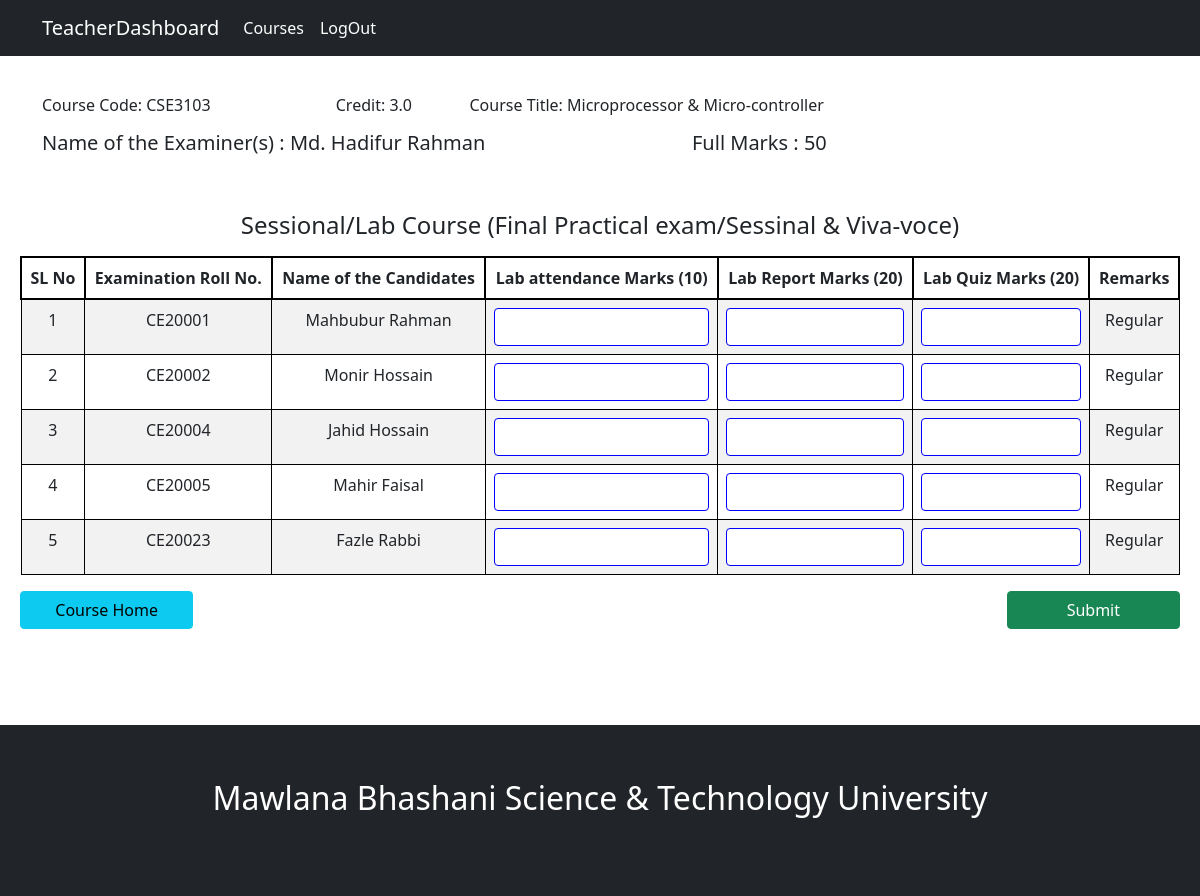
The app's page /faculty/lab_marks/CSE3103/ with its own data.
### chairman/models.py (models this page shows, shortened)
class Course(models.Model):
    course_name = models.CharField(max_length=150)
    course_code = models.CharField(max_length=150)
    course_type = models.CharField(
        max_length=200,
        choices= course_types,
        default= 'Theory'
        )
    credit = models.FloatField()
    semister_no = models.CharField(
        max_length=200,
        choices= semister,
        default= '1st Year 1st Semester'
        )
    course_teacher = models.ForeignKey(Teacher, on_delete=models.PROTECT)

class Teacher_Student_Info(models.Model):
    student_name = models.CharField(max_length=200)
    student_id = models.CharField(max_length=200)
    course_name = models.CharField(max_length=200)
    course_code = models.CharField(max_length=200)
    teacher = models.ForeignKey(Teacher, on_delete=models.PROTECT)
    hall = models.CharField(max_length=150)
    session = models.CharField(max_length=120)
    credit = models.FloatField()
    remarks = models.CharField(max_length=150, default='Regular')
    semester = models.CharField(
        max_length=120,
        choices= semister,
        default= '3rd Year 1st Semester',
    )

### authentication/models.py (models this page shows, shortened)
class User(AbstractBaseUser):
    email = models.EmailField(
        verbose_name='Email',
        max_length=255,
        unique=True,
    )
    name = models.CharField(max_length= 200)
    first_name = models.CharField(max_length= 200, default="Unknown")
    last_name = models.CharField(max_length= 200, default="User")
    tc = models.BooleanField(default=True)
    is_active = models.BooleanField(default=True)
    is_admin = models.BooleanField(default=False)
    created_at = models.DateTimeField(auto_now_add= True)
    updated_at = models.DateTimeField(auto_now= True)
    objects = UserManager()
    USERNAME_FIELD = 'email'
    REQUIRED_FIELDS = ['name', 'tc']

### faculty/views.py (the view, shortened to what this page needs)
# urls.py: path('lab_marks/<str:course_code>/', views.lab_marks, name="lab_marks"),
def lab_marks(request, course_code):
    course = Course.objects.get(course_code= course_code)
    regular_students = Teacher_Student_Info.objects.filter(course_code= course_code, remarks='Regular').order_by('student_id')
    backLog_students = Teacher_Student_Info.objects.filter(course_code= course_code, remarks='BackLog').order_by('student_id')
    special_students = Teacher_Student_Info.objects.filter(course_code= course_code, remarks='Special').order_by('student_id')
    count = 0
    backLogStudents = {}
    regularStudents = {}
    specialStudents = {}
    submit_button = False
    for stu in regular_students:
        submit_button = True
        student_details = {}
        lab_marks = Lab_Marks.objects.filter(student_id= stu.student_id, course_code= course_code)
        lab_attendence = 0
        lab_report = 0
        lab_quize = 0
        for c in lab_marks:
            lab_attendence = c.lab_attendence
            lab_report = c.lab_report
            lab_quize = c.lab_quize
        student_details['lab_attendence'] = lab_attendence
        student_details['lab_report'] = lab_report
        student_details['lab_quize'] = lab_quize
        regularStudents[stu] = student_details
        count += 1
    context = {
        'semister_no': course.semister_no,
        'c_code': course_code,
        'c_teacher': course.course_teacher,
        'credit': course.credit,
        'c_name': course.course_name,
        'regularStudents': regularStudents,
        'backLogStudents': backLogStudents,
        'submit_button': submit_button,
        'specialStudents': specialStudents,
    }
    return render(request, 'faculty/lab_marks.html', context)

### authentication/models.py (called while the page is built)
    def __str__(self):
        return self.first_name + " "+ self.last_name

### faculty/templates/faculty/lab_marks.html (shortened to what this page needs)
{% extends 'teacher_base.html' %}
{% load static %}
{% load crispy_forms_tags %}
{% load crispy_forms_filters %}
{% block content2 %}
    <div class="container">
        <div class="row">
            <div class="col-9 mt-3">
                <div class="row mb-2">
                    <div class="col-3">
                        <h6>Course Code: {{c_code}} </h6>
                    </div>
                    <div class="col-3">
                        <h6 class="credit-margin">Credit: {{credit}}</h6>
                    </div>
                    <div class="col-6">
                        <h6>Course Title: {{c_name}}</h6>
                    </div>
                </div>
                <div class="row">
                    <div class="col-8">
                        <h5>Name of the Examiner(s)  :  {{c_teacher}} </h5>
                    </div>
                    <div class="col-4">
                        <h5 class="credit-margin">Full Marks : 50</h5>
                    </div>
                </div>
            </div>
        </div>
    </div>
        <div class="row mt-5 table-padding">
            <h4 class="mb-3 text-center">Sessional/Lab Course (Final Practical exam/Sessinal & Viva-voce)</h4>
            <form action="" method="POST">
            <table class="table table-hover table-striped text-center table-bordered">
                <thead>
                  <tr>
                    <th scope="col">SL No</th>
                    <th scope="col">Examination Roll No.</th>
                    <th scope="col">Name of the Candidates</th>
                    <th scope="col">Lab attendance Marks (10)</th>
                    <th scope="col">Lab Report Marks (20)</th>
                    <th scope="col">Lab Quiz Marks (20)</th>
                    <th scope="col">Remarks</th>
                  </tr>
                </thead>
                <tbody>
                    {% for student, mark in regularStudents.items %}
                        <tr class="text-center">
                            <td>{{forloop.counter}}</td>
                            <td>{{student.student_id}}</td>
                            <td>{{student.student_name}}</td>
                            {% if mark.lab_attendence %}
                                <td>
                                    <div class="form-group">
                                        <input type="number" name="lab_attendence_{{student.student_id}}" value="{{mark.lab_attendence}}" min="0" max="10" class="form-control text-center">
                                    </div>
                                </td>
                            {% else %}
                            <td>
                                <div class="form-group">
                                    <input type="number" name="lab_attendence_{{student.student_id}}" min="0" max="10" class="form-control text-center">
                                </div>
                            </td>
                            {% endif %}
                            {% if mark.lab_report %}
                                <td>
                                    <div class="form-group">
                                        <input type="number" name="lab_report_{{student.student_id}}" value="{{mark.lab_report}}" min="0" max="20" class="form-control text-center">
                                    </div>
                                </td>
                            {% else %}
                            <td>
                                <div class="form-group">
                                    <input type="number" name="lab_report_{{student.student_id}}" min="0" max="20" class="form-control text-center">
                                </div>
                            </td>
                            {% endif %}
                            {% if mark.lab_quize %}
                                <td>
                                    <div class="form-group">
                                        <input type="number" name="lab_quize_{{student.student_id}}" value="{{mark.lab_quize}}" min="0" max="20" class="form-control text-center">
                                    </div>
                                </td>
                            {% else %}
                            <td>
                                <div class="form-group">
                                    <input type="number" name="lab_quize_{{student.student_id}}" min="0" max="20" class="form-control text-center">
                                </div>
                            </td>
                            {% endif %}
                            <td>{{student.remarks}}</td>
                        </tr>
                    {% endfor %}
                </tbody>
              </table>
              {% if submit_button == True %}
                <div class="row">
                    <div class="col-2">
                        <a href={% url 'lab_course_details' c_code %} type="button" class="btn btn-info w-100">Course Home</a>
                    </div>
                    <div class="col-8"></div>
                    <div class="col-2"><input type="submit" value="Submit" class="btn btn-success w-100"></div>
                </div>
              {% endif %}
            </form>
        </div>
{% endblock content2 %}

### records on screen
Course: credit "3.0", course_name "Microprocessor & Micro-controller"
User: first_name+last_name "Md. Hadifur Rahman"
Teacher_Student_Info: student_id "CE20001", student_name "Mahbubur Rahman", remarks "Regular"
Teacher_Student_Info: student_id "CE20002", student_name "Monir Hossain", remarks "Regular"
Teacher_Student_Info: student_id "CE20004", student_name "Jahid Hossain", remarks "Regular"
Teacher_Student_Info: student_id "CE20005", student_name "Mahir Faisal", remarks "Regular"
Teacher_Student_Info: student_id "CE20023", student_name "Fazle Rabbi", remarks "Regular"

### other values on screen
{{ c_code }} "CSE3103"
